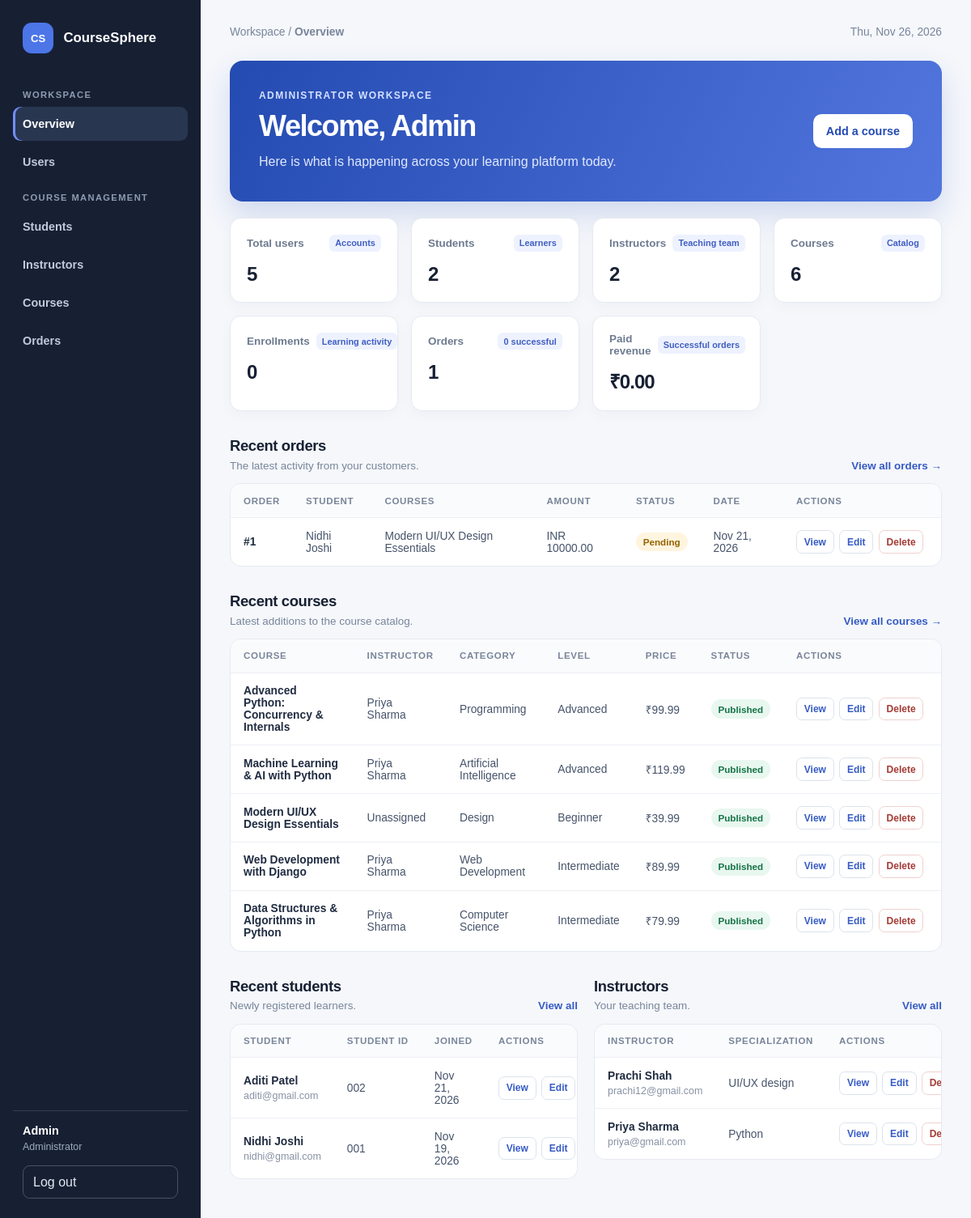
Before: /accounts/dashboard/ (signed in) with the older database file.
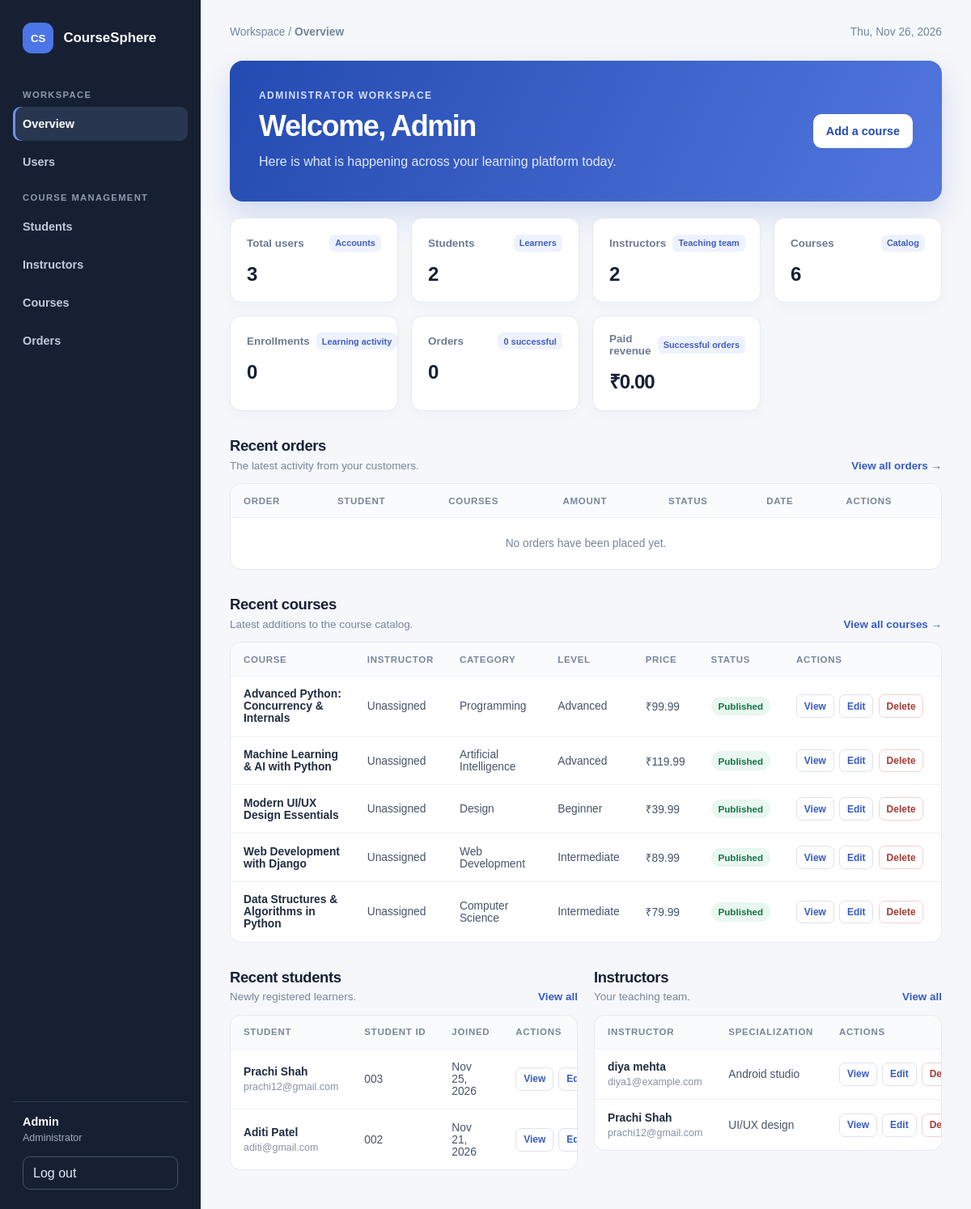
After: the same page with the newer database file.
### courses/models.py (models this page shows, shortened)
class Order(models.Model):
    class Status(models.TextChoices):
        PENDING = "pending", "Pending"
        SUCCESS = "success", "Success"
        FAILED = "failed", "Failed"
    student = models.ForeignKey(
        "accounts.Student",
        on_delete=models.CASCADE,
        related_name="orders",
    )
    courses = models.ManyToManyField(Course, related_name="orders")
    total_amount = models.DecimalField(
        max_digits=10,
        decimal_places=2,
        validators=[MinValueValidator(0)],
    )
    currency = models.CharField(max_length=10, default="INR")
    razorpay_order_id = models.CharField(max_length=100, unique=True, null=True, blank=True)
    razorpay_payment_id = models.CharField(max_length=100, null=True, blank=True)
    razorpay_signature = models.CharField(max_length=255, null=True, blank=True)
    status = models.CharField(
        max_length=20,
        choices=Status.choices,
        default=Status.PENDING,
    )
    created_at = models.DateTimeField(auto_now_add=True)
    updated_at = models.DateTimeField(auto_now=True)
    class Meta:
        ordering = ["-created_at"]

class Course(models.Model):
    class Level(models.TextChoices):
        BEGINNER = "beginner", "Beginner"
        INTERMEDIATE = "intermediate", "Intermediate"
        ADVANCED = "advanced", "Advanced"
    title = models.CharField(max_length=200)
    category = models.CharField(max_length=100)
    price = models.DecimalField(
        max_digits=10,
        decimal_places=2,
        validators=[MinValueValidator(0)],
    )
    description = models.TextField()
    instructor = models.ForeignKey(
        "accounts.Instructor",
        on_delete=models.SET_NULL,
        related_name="courses",
        null=True,
        blank=True,
    )
    level = models.CharField(
        max_length=12,
        choices=Level.choices,
        default=Level.BEGINNER,
    )
    is_published = models.BooleanField(default=False)
    created_at = models.DateTimeField(auto_now_add=True)
    updated_at = models.DateTimeField(auto_now=True)
    class Meta:
        ordering = ["title"]
        constraints = [
            models.CheckConstraint(
                condition=Q(price__gte=0),
                name="course_price_nonnegative",
            ),
        ]

### accounts/models.py (models this page shows, shortened)
class Person(models.Model):
    user = models.OneToOneField(
        settings.AUTH_USER_MODEL,
        on_delete=models.CASCADE,
        null=True,
        blank=True,
        related_name="%(class)s_profile",
    )
    name = models.CharField(max_length=150)
    email = models.EmailField(unique=True)
    class Meta:
        abstract = True

class Student(Person):
    student_id = models.CharField(max_length=50, unique=True)
    enrollment_date = models.DateField(auto_now_add=True)
    enrolled_courses = models.ManyToManyField(
        "courses.Course",
        through="Enrollment",
        related_name="enrolled_students",
    )

class Instructor(Person):
    employee_id = models.CharField(max_length=50, unique=True)
    specialization = models.CharField(max_length=100)

### accounts/views.py (the view, shortened to what this page needs)
# urls.py: path("dashboard/", views.dashboard, name="dashboard"),
@login_required(login_url="accounts:login")
def dashboard(request):
    if request.user.is_staff:
        profile = Admin.objects.filter(user=request.user).first()
        role = "Admin"
    context = {"profile": profile, "role": role}
    if isinstance(profile, Instructor):
        context["courses"] = profile.courses.all()
    elif isinstance(profile, Student):
        context["cart_items"] = profile.cart_items.select_related("course")
    elif request.user.is_staff:
        successful_orders = Order.objects.filter(status=Order.Status.SUCCESS)
        context.update(
            {
                "active_section": "overview",
                "admin_stats": {
                    "users": get_user_model().objects.count(),
                    "students": Student.objects.count(),
                    "instructors": Instructor.objects.count(),
                    "courses": Course.objects.count(),
                    "enrollments": Enrollment.objects.count(),
                    "orders": Order.objects.count(),
                    "successful_orders": successful_orders.count(),
                    "revenue": successful_orders.aggregate(
                        total=Sum("total_amount")
                    )["total"]
                    or Decimal("0.00"),
                },
                "recent_students": Student.objects.order_by("-enrollment_date", "-pk")[
                    :5
                ],
                "recent_instructors": Instructor.objects.order_by("-pk")[:5],
                "recent_courses": Course.objects.select_related("instructor").order_by(
                    "-created_at"
                )[:5],
                "recent_orders": Order.objects.select_related("student")
                .prefetch_related("courses")
                .order_by("-created_at")[:5],
            }
        )
        return render(request, "accounts/admin_dashboard.html", context)
    return render(
        request,
        "accounts/dashboard.html",
        context,
    )

### accounts/templates/accounts/admin_dashboard.html (shortened to what the changed rows need)
<!doctype html>
<html lang="en">
<head>
</head>
<body>
    <div class="dashboard-layout">
        <main class="main-content">
            <section class="welcome" aria-labelledby="dashboard-heading">
                <div class="welcome-copy">
                    <h1 id="dashboard-heading">Welcome, {{ profile.name|default:request.user.get_username }}</h1>
                </div>
            </section>
            <section class="stats-grid" aria-label="Platform statistics">
                <article class="stat-card">
                    <div class="stat-topline">
                        <p class="stat-label">Total users</p>
                        <span class="stat-tag">Accounts</span>
                    </div>
                    <strong class="stat-value">{{ admin_stats.users }}</strong>
                </article>
                <article class="stat-card">
                    <div class="stat-topline">
                        <p class="stat-label">Orders</p>
                        <span class="stat-tag">{{ admin_stats.successful_orders }} successful</span>
                    </div>
                    <strong class="stat-value">{{ admin_stats.orders }}</strong>
                </article>
            </section>
            <section class="section" aria-labelledby="orders-heading">
                <div class="section-heading">
                    <div>
                        <h2 id="orders-heading">Recent orders</h2>
                    </div>
                </div>
                <div class="table-card table-scroll">
                    <table>
                        <thead>
                            <tr>
                                <th>Order</th>
                                <th>Student</th>
                                <th>Courses</th>
                                <th>Amount</th>
                                <th>Status</th>
                                <th>Date</th>
                                <th>Actions</th>
                            </tr>
                        </thead>
                        <tbody>
                            {% for order in recent_orders %}
                                <tr>
                                    <td class="primary-cell">#{{ order.pk }}</td>
                                    <td>{{ order.student.name }}</td>
                                    <td>
                                        {% for course in order.courses.all %}
                                            {{ course.title }}{% if not forloop.last %}, {% endif %}
                                        {% empty %}
                                            —
                                        {% endfor %}
                                    </td>
                                    <td>{{ order.currency }} {{ order.total_amount|floatformat:2 }}</td>
                                    <td><span class="status {{ order.status }}">{{ order.get_status_display }}</span></td>
                                    <td>{{ order.created_at|date:"M j, Y" }}</td>
                                    <td class="actions-cell">{% include "accounts/_admin_record_actions.html" with record=order section="orders" %}</td>
                                </tr>
                            {% empty %}
                                <tr><td class="empty-row" colspan="7">No orders have been placed yet.</td></tr>
                            {% endfor %}
                        </tbody>
                    </table>
                </div>
            </section>
            <section class="section" aria-labelledby="courses-heading">
                <div class="section-heading">
                    <div>
                        <h2 id="courses-heading">Recent courses</h2>
                    </div>
                </div>
                <div class="table-card table-scroll">
                    <table>
                        <thead>
                            <tr>
                                <th>Course</th>
                                <th>Instructor</th>
                                <th>Category</th>
                                <th>Level</th>
                                <th>Price</th>
                                <th>Status</th>
                                <th>Actions</th>
                            </tr>
                        </thead>
                        <tbody>
                            {% for course in recent_courses %}
                                <tr>
                                    <td class="primary-cell">{{ course.title }}</td>
                                    <td>{{ course.instructor.name|default:"Unassigned" }}</td>
                                    <td>{{ course.category }}</td>
                                    <td>{{ course.get_level_display }}</td>
                                    <td>₹{{ course.price|floatformat:2 }}</td>
                                    <td>
                                        <span class="status{% if course.is_published %} published{% else %} draft{% endif %}">
                                            {{ course.is_published|yesno:"Published,Draft" }}
                                        </span>
                                    </td>
                                    <td class="actions-cell">{% include "accounts/_admin_record_actions.html" with record=course section="courses" %}</td>
                                </tr>
                            {% empty %}
                                <tr><td class="empty-row" colspan="7">No courses have been created yet.</td></tr>
                            {% endfor %}
                        </tbody>
                    </table>
                </div>
            </section>
            <div class="split-grid">
                <section class="section" aria-labelledby="students-heading">
                    <div class="section-heading">
                        <div>
                            <h2 id="students-heading">Recent students</h2>
                        </div>
                    </div>
                    <div class="table-card table-scroll">
                        <table>
                            <thead>
                                <tr><th>Student</th><th>Student ID</th><th>Joined</th><th>Actions</th></tr>
                            </thead>
                            <tbody>
                                {% for student in recent_students %}
                                    <tr>
                                        <td class="primary-cell">
                                            {{ student.name }}
                                            <span class="secondary-cell">{{ student.email }}</span>
                                        </td>
                                        <td>{{ student.student_id }}</td>
                                        <td>{{ student.enrollment_date|date:"M j, Y" }}</td>
                                        <td class="actions-cell">{% include "accounts/_admin_record_actions.html" with record=student section="students" %}</td>
                                    </tr>
                                {% empty %}
                                    <tr><td class="empty-row" colspan="4">No students registered yet.</td></tr>
                                {% endfor %}
                            </tbody>
                        </table>
                    </div>
                </section>
                <section class="section" aria-labelledby="instructors-heading">
                    <div class="section-heading">
                        <div>
                            <h2 id="instructors-heading">Instructors</h2>
                        </div>
                    </div>
                    <div class="table-card table-scroll">
                        <table>
                            <thead>
                                <tr><th>Instructor</th><th>Specialization</th><th>Actions</th></tr>
                            </thead>
                            <tbody>
                                {% for instructor in recent_instructors %}
                                    <tr>
                                        <td class="primary-cell">
                                            {{ instructor.name }}
                                            <span class="secondary-cell">{{ instructor.email }}</span>
                                        </td>
                                        <td>{{ instructor.specialization }}</td>
                                        <td class="actions-cell">{% include "accounts/_admin_record_actions.html" with record=instructor section="instructors" %}</td>
                                    </tr>
                                {% empty %}
                                    <tr><td class="empty-row" colspan="3">No instructors registered yet.</td></tr>
                                {% endfor %}
                            </tbody>
                        </table>
                    </div>
                </section>
            </div>
        </main>
    </div>
</body>
</html>

### accounts/templates/accounts/_admin_record_actions.html
<div class="record-actions">
    {% if section != "users" or not record.is_superuser or request.user.is_superuser %}
        <a href="{% url 'accounts:admin_record' section=section pk=record.pk %}">View</a>
        <a href="{% url 'accounts:admin_record_edit' section=section pk=record.pk %}">Edit</a>
        {% if section == "students" or section == "instructors" %}
            {% if record.user_id != request.user.pk %}
                <a class="delete-action" href="{% url 'accounts:admin_record_delete' section=section pk=record.pk %}">Delete</a>
            {% endif %}
        {% elif section != "users" or record.pk != request.user.pk %}
            <a class="delete-action" href="{% url 'accounts:admin_record_delete' section=section pk=record.pk %}">Delete</a>
        {% endif %}
    {% endif %}
</div>

Changed rows visible on the page:
removed Order: pk "1", student.name "Nidhi Joshi", currency "INR", total_amount "10000.00", status "Pending", created_at "Nov 21, 2026", Course (title "Modern UI/UX Design Essentials")
removed Student: name "Nidhi Joshi", email "nidhi@gmail.com", student_id "001", enrollment_date "Nov 19, 2026"
removed Instructor: name "Priya Sharma", email "priya@gmail.com", specialization "Python", shows "Delete"
changed Course "Advanced Python: Concurrency & Internals": instructor.name "Priya Sharma" → "Unassigned"
changed Course "Machine Learning & AI with Python": instructor.name "Priya Sharma" → "Unassigned"
changed Course "Web Development with Django": instructor.name "Priya Sharma" → "Unassigned"
changed Course "Data Structures & Algorithms in Python": instructor.name "Priya Sharma" → "Unassigned"
added Student: name "Prachi Shah", email "prachi12@gmail.com", student_id "003", enrollment_date "Nov 25, 2026"
added Instructor: name "diya mehta", email "diya1@example.com", specialization "Android studio", shows "Delete"
Other visible differences:
{{ admin_stats.users }}: "5" → "3"
{{ admin_stats.orders }}: "1" → "0"
text now shown: "No orders have been placed yet."
